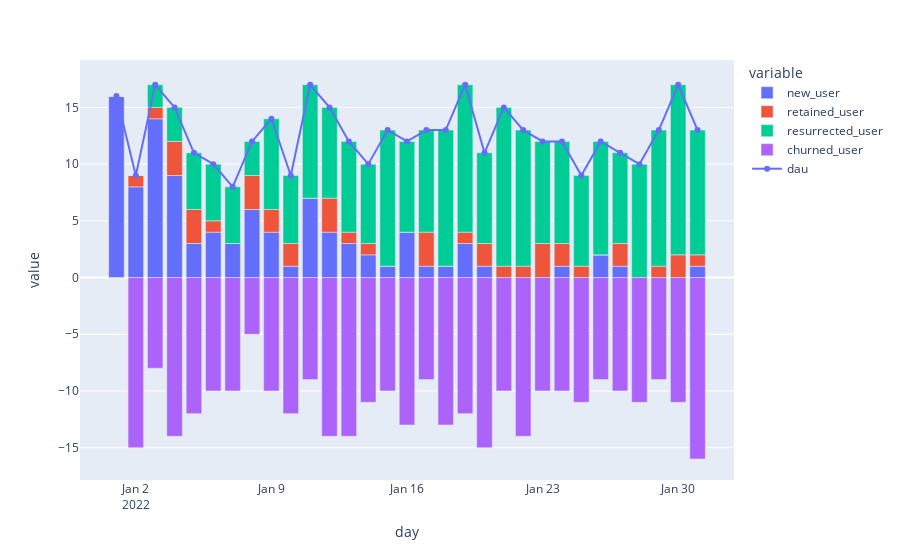

Notebook cell for this chart:
### Code cell
def get_dau(input_df):
    return df.sum(axis=1)

def common_new_user(df):
    original_df = df
    _, new_user_with_full_dates = original_df.align(
        pd.DataFrame(df.T.idxmax(axis=1)).assign(count=1).pivot(columns=0, values='count').T,
        join='outer'
    )
    return new_user_with_full_dates.fillna(0)

def get_new_user(df):
    return common_new_user(df).sum(axis=1)

def get_new_user_mask(df):
    return common_new_user(df).cumsum(axis=0).astype(bool)

def get_resurrected_user(df):
    shifted_df = (df - df.shift(1) == 1)
    not_new_user_df = ~common_new_user(df).astype(bool)
    left, right = shifted_df.align(not_new_user_df, axis=0, join='outer')
    return (left & right.fillna(True)).sum(axis=1).fillna(0)

def get_retained_user(df):
    return ((df - df.shift(1) == 0) & df.astype(bool)).sum(axis=1)

def get_churned_user(df):
    return (df - df.shift(1) == -1).sum(axis=1)

def get_continuous_churned_user(df):
    return ((df - df.shift(1) == 0) & ~df.astype(bool)).sum(axis=1)

new = df.assign(
    dau=get_dau(df),
    new_user=get_new_user(df),
    retained_user=get_retained_user(df),
    churned_user=get_churned_user(df),
    continuous_churned_user=get_continuous_churned_user(df),
    resurrected_user=get_resurrected_user(df),
)
new['dau_cal'] = new.new_user.fillna(0) + new.retained_user + new.resurrected_user
new['total'] = new.new_user.fillna(0) + new.retained_user + new.resurrected_user + new.churned_user + new.continuous_churned_user
new['check'] = new['dau'] == new['dau_cal']
new.index.name = 'day'

# display(new.head())
# # Check
# test1 = df.loc[['2022-01-01']].T
# display(test1[test1['2022-01-01'] == 1].sort_index())
# test2 = pd.DataFrame(df.T.idxmax(axis=1)).assign(count=1).pivot(columns=0, values='count').T.loc[['2022-01-01']].T.fillna(0)
# display(test2[test2['2022-01-01'] == 1].sort_index())


## Plot
new['churned_user'] = -new['churned_user']
new['continuous_churned_user'] = -new['continuous_churned_user']
fig_dau = go.Scatter(
    x=new.index,
    y=new['dau'],
    text=new['dau'],
    textposition='top center',
    mode='lines+markers+text',
    name='dau'
)
fig_dau = new['dau'].plot(markers=True).data[0]

fig = new[['new_user', 'retained_user', 'resurrected_user', 'churned_user']].plot.bar()
fig.add_trace(fig_dau)
fig

### Figure 1 — Plotly figure (JSON) as saved in the notebook; plotly's stock layout.template omitted (floating-point values rounded to 4 significant figures)
{"data": [{"alignmentgroup": "True", "hovertemplate": "variable=new_user<br>day=%{x}<br>value=%{y}<extra></extra>", "legendgroup": "new_user", "marker": {"color": "#636efa", "pattern": {"shape": ""}}, "name": "new_user", "offsetgroup": "new_user", "orientation": "v", "showlegend": true, "textposition": "auto", "type": "bar", "x": ["2022-01-01T00:00:00", "2022-01-02T00:00:00", "2022-01-03T00:00:00", "2022-01-04T00:00:00", "2022-01-05T00:00:00", "2022-01-06T00:00:00", "2022-01-07T00:00:00", "2022-01-08T00:00:00", "2022-01-09T00:00:00", "2022-01-10T00:00:00", "2022-01-11T00:00:00", "2022-01-12T00:00:00", "2022-01-13T00:00:00", "2022-01-14T00:00:00", "2022-01-15T00:00:00", "2022-01-16T00:00:00", "2022-01-17T00:00:00", "2022-01-18T00:00:00", "2022-01-19T00:00:00", "2022-01-20T00:00:00", "2022-01-21T00:00:00", "2022-01-22T00:00:00", "2022-01-23T00:00:00", "2022-01-24T00:00:00", "2022-01-25T00:00:00", "2022-01-26T00:00:00", "2022-01-27T00:00:00", "2022-01-28T00:00:00", "2022-01-29T00:00:00", "2022-01-30T00:00:00", "2022-01-31T00:00:00"], "xaxis": "x", "y": [16, 8, 14, 9, 3, 4, 3, 6, 4, 1, 7, 4, 3, 2, 1, 4, 1, 1, 3, 1, 0, 0, 0, 1, 0, 2, 1, 0, 0, 0, 1], "yaxis": "y"}, {"alignmentgroup": "True", "hovertemplate": "variable=retained_user<br>day=%{x}<br>value=%{y}<extra></extra>", "legendgroup": "retained_user", "marker": {"color": "#EF553B", "pattern": {"shape": ""}}, "name": "retained_user", "offsetgroup": "retained_user", "orientation": "v", "showlegend": true, "textposition": "auto", "type": "bar", "x": ["2022-01-01T00:00:00", "2022-01-02T00:00:00", "2022-01-03T00:00:00", "2022-01-04T00:00:00", "2022-01-05T00:00:00", "2022-01-06T00:00:00", "2022-01-07T00:00:00", "2022-01-08T00:00:00", "2022-01-09T00:00:00", "2022-01-10T00:00:00", "2022-01-11T00:00:00", "2022-01-12T00:00:00", "2022-01-13T00:00:00", "2022-01-14T00:00:00", "2022-01-15T00:00:00", "2022-01-16T00:00:00", "2022-01-17T00:00:00", "2022-01-18T00:00:00", "2022-01-19T00:00:00", "2022-01-20T00:00:00", "2022-01-21T00:00:00", "2022-01-22T00:00:00", "2022-01-23T00:00:00", "2022-01-24T00:00:00", "2022-01-25T00:00:00", "2022-01-26T00:00:00", "2022-01-27T00:00:00", "2022-01-28T00:00:00", "2022-01-29T00:00:00", "2022-01-30T00:00:00", "2022-01-31T00:00:00"], "xaxis": "x", "y": [0, 1, 1, 3, 3, 1, 0, 3, 2, 2, 0, 3, 1, 1, 0, 0, 3, 0, 1, 2, 1, 1, 3, 2, 1, 0, 2, 0, 1, 2, 1], "yaxis": "y"}, {"alignmentgroup": "True", "hovertemplate": "variable=resurrected_user<br>day=%{x}<br>value=%{y}<extra></extra>", "legendgroup": "resurrected_user", "marker": {"color": "#00cc96", "pattern": {"shape": ""}}, "name": "resurrected_user", "offsetgroup": "resurrected_user", "orientation": "v", "showlegend": true, "textposition": "auto", "type": "bar", "x": ["2022-01-01T00:00:00", "2022-01-02T00:00:00", "2022-01-03T00:00:00", "2022-01-04T00:00:00", "2022-01-05T00:00:00", "2022-01-06T00:00:00", "2022-01-07T00:00:00", "2022-01-08T00:00:00", "2022-01-09T00:00:00", "2022-01-10T00:00:00", "2022-01-11T00:00:00", "2022-01-12T00:00:00", "2022-01-13T00:00:00", "2022-01-14T00:00:00", "2022-01-15T00:00:00", "2022-01-16T00:00:00", "2022-01-17T00:00:00", "2022-01-18T00:00:00", "2022-01-19T00:00:00", "2022-01-20T00:00:00", "2022-01-21T00:00:00", "2022-01-22T00:00:00", "2022-01-23T00:00:00", "2022-01-24T00:00:00", "2022-01-25T00:00:00", "2022-01-26T00:00:00", "2022-01-27T00:00:00", "2022-01-28T00:00:00", "2022-01-29T00:00:00", "2022-01-30T00:00:00", "2022-01-31T00:00:00"], "xaxis": "x", "y": [0, 0, 2, 3, 5, 5, 5, 3, 8, 6, 10, 8, 8, 7, 12, 8, 9, 12, 13, 8, 14, 12, 9, 9, 8, 10, 8, 10, 12, 15, 11], "yaxis": "y"}, {"alignmentgroup": "True", "hovertemplate": "variable=churned_user<br>day=%{x}<br>value=%{y}<extra></extra>", "legendgroup": "churned_user", "marker": {"color": "#ab63fa", "pattern": {"shape": ""}}, "name": "churned_user", "offsetgroup": "churned_user", "orientation": "v", "showlegend": true, "textposition": "auto", "type": "bar", "x": ["2022-01-01T00:00:00", "2022-01-02T00:00:00", "2022-01-03T00:00:00", "2022-01-04T00:00:00", "2022-01-05T00:00:00", "2022-01-06T00:00:00", "2022-01-07T00:00:00", "2022-01-08T00:00:00", "2022-01-09T00:00:00", "2022-01-10T00:00:00", "2022-01-11T00:00:00", "2022-01-12T00:00:00", "2022-01-13T00:00:00", "2022-01-14T00:00:00", "2022-01-15T00:00:00", "2022-01-16T00:00:00", "2022-01-17T00:00:00", "2022-01-18T00:00:00", "2022-01-19T00:00:00", "2022-01-20T00:00:00", "2022-01-21T00:00:00", "2022-01-22T00:00:00", "2022-01-23T00:00:00", "2022-01-24T00:00:00", "2022-01-25T00:00:00", "2022-01-26T00:00:00", "2022-01-27T00:00:00", "2022-01-28T00:00:00", "2022-01-29T00:00:00", "2022-01-30T00:00:00", "2022-01-31T00:00:00"], "xaxis": "x", "y": [0, -15, -8, -14, -12, -10, -10, -5, -10, -12, -9, -14, -14, -11, -10, -13, -9, -13, -12, -15, -10, -14, -10, -10, -11, -9, -10, -11, -9, -11, -16], "yaxis": "y"}, {"hovertemplate": "variable=dau<br>day=%{x}<br>value=%{y}<extra></extra>", "legendgroup": "dau", "line": {"color": "#636efa", "dash": "solid"}, "marker": {"symbol": "circle"}, "mode": "lines+markers", "name": "dau", "orientation": "v", "showlegend": true, "type": "scatter", "x": ["2022-01-01T00:00:00", "2022-01-02T00:00:00", "2022-01-03T00:00:00", "2022-01-04T00:00:00", "2022-01-05T00:00:00", "2022-01-06T00:00:00", "2022-01-07T00:00:00", "2022-01-08T00:00:00", "2022-01-09T00:00:00", "2022-01-10T00:00:00", "2022-01-11T00:00:00", "2022-01-12T00:00:00", "2022-01-13T00:00:00", "2022-01-14T00:00:00", "2022-01-15T00:00:00", "2022-01-16T00:00:00", "2022-01-17T00:00:00", "2022-01-18T00:00:00", "2022-01-19T00:00:00", "2022-01-20T00:00:00", "2022-01-21T00:00:00", "2022-01-22T00:00:00", "2022-01-23T00:00:00", "2022-01-24T00:00:00", "2022-01-25T00:00:00", "2022-01-26T00:00:00", "2022-01-27T00:00:00", "2022-01-28T00:00:00", "2022-01-29T00:00:00", "2022-01-30T00:00:00", "2022-01-31T00:00:00"], "xaxis": "x", "y": [16, 9, 17, 15, 11, 10, 8, 12, 14, 9, 17, 15, 12, 10, 13, 12, 13, 13, 17, 11, 15, 13, 12, 12, 9, 12, 11, 10, 13, 17, 13], "yaxis": "y"}], "layout": {"autosize": true, "barmode": "relative", "legend": {"title": {"text": "variable"}, "tracegroupgap": 0}, "margin": {"t": 60}, "xaxis": {"anchor": "y", "autorange": true, "domain": [0, 1], "range": ["2021-12-30 04:17:26.8843", "2022-02-01 19:42:33.1157"], "title": {"text": "day"}, "type": "date"}, "yaxis": {"anchor": "x", "autorange": true, "domain": [0, 1], "range": [-17.87, 19.51], "title": {"text": "value"}, "type": "linear"}}}
